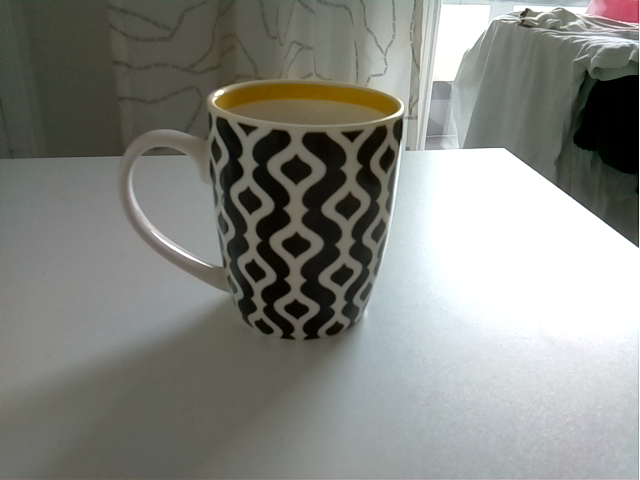
#> input picture training_cup/shot0001.png, 640 x 480 px, given in place of the camera
$ python main.py
#> lines starting #> are read from the running program, lines starting #| are printed output that depends on the picture; after the words box and inside, x2 and y2 are one past the last pixel; in counts of white or black regions, pixels touching at a corner belong together
import cv2
import numpy as np

frameWidth = 640
frameHeight = 480
cap = cv2.VideoCapture(0)
cap.set(3, frameWidth)
cap.set(4, frameHeight)


def empty(a):
    pass


cv2.namedWindow("Parameters")
cv2.resizeWindow("Parameters", 640, 240)
cv2.createTrackbar("Threshold1", "Parameters", 120, 255, empty)
cv2.createTrackbar("Threshold2", "Parameters", 70, 255, empty)
cv2.createTrackbar("Area", "Parameters", 2000, 5000, empty)


def getContours(img, imgContour):
    contours, hierarchy = cv2.findContours(img, cv2.RETR_EXTERNAL, cv2.CHAIN_APPROX_NONE)

    for cnt in contours:
        area = cv2.contourArea(cnt)
        if area > cv2.getTrackbarPos("Area", "Parameters"):
            cv2.drawContours(imgContour, cnt, -1, (255, 0, 255), 5)
            peri = cv2.arcLength(cnt, True)
            approx = cv2. approxPolyDP(cnt, 0.02 * peri, True)
            print(len(approx))
            x, y, w, h = cv2.boundingRect(approx)
            cv2.rectangle(imgContour, (x, y), (x + w, y + h), (0, 255, 0), 5)

            cv2.putText(imgContour, "Points: " + str(len(approx)), (x + w + 20, y + 20), cv2.FONT_HERSHEY_COMPLEX, .7, (0, 255, 0), 2)
            cv2.putText(imgContour, "Area: " + str(int(area)), (x + w + 20, y + 45), cv2.FONT_HERSHEY_COMPLEX, .7,
                        (0, 255, 0), 2)


while True:
    success, img = cap.read()
#> img is the input picture: shape (480, 640, 3); mean B, G, R 129.3, 135, 133.4
    imgContour = img.copy()

    # Filters
    imgBlur = cv2.GaussianBlur(img, (7, 7), 1)
    imgGray = cv2.cvtColor(imgBlur, cv2.COLOR_BGR2GRAY)
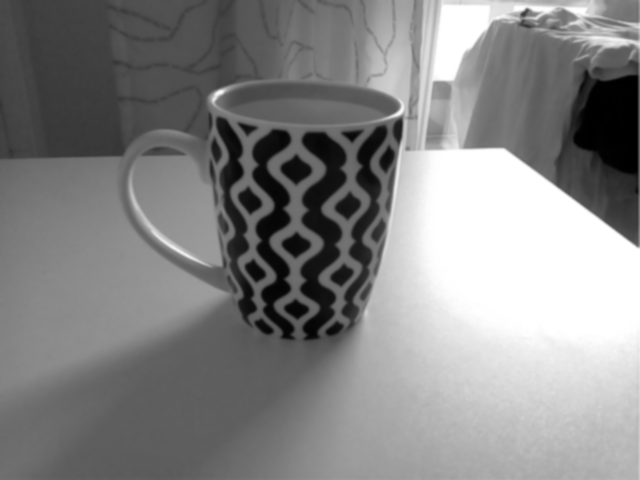
#> imgGray: shape (480, 640); min 0, max 255, mean 133.8
    # Contouring
    threshold1 = cv2.getTrackbarPos("Threshold1", "Parameters")
    threshold2 = cv2.getTrackbarPos("Threshold2", "Parameters")
    imgCanny = cv2.Canny(imgGray, threshold1, threshold2)
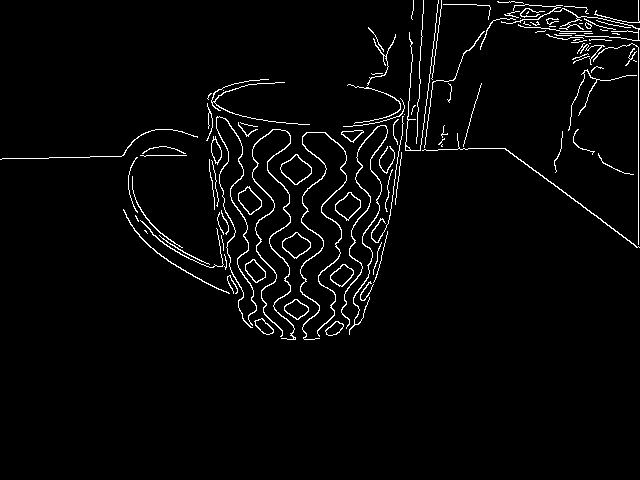
#> imgCanny: shape (480, 640); 3% white in thin lines or dots, all inside (x1, y1, x2, y2) = (0, 0, 640, 340)
    kernel = np.ones((5, 5))
    imgDil = cv2.dilate(imgCanny, kernel, iterations=1)
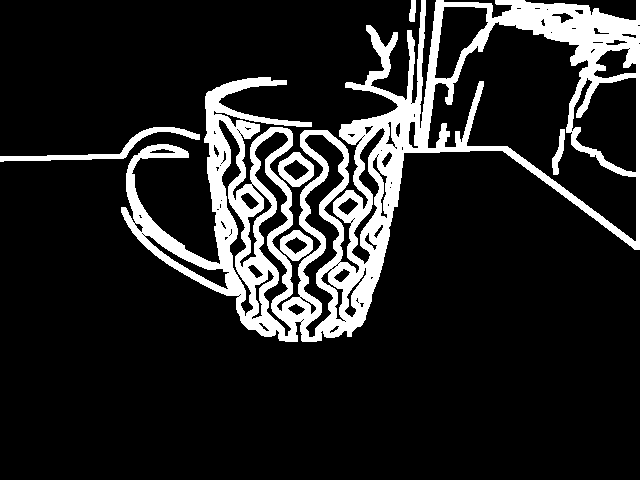
#> imgDil: shape (480, 640); 14.5% white; 6 white regions

    getContours(imgDil, imgContour)
#> in getContours, `contours, hierarchy = cv2.findContours(img, cv2.RETR_EXTERNAL, cv2.CHA..`: contours = 5 contours; box (x1, y1, x2, y2) and area: (121, 0, 640, 342) 75900, (0, 127, 200, 162) 967, (278, 152, 314, 187) 830, (280, 230, 313, 261) 686, (409, 0, 416, 22) 96
#> in getContours, `area = cv2.contourArea(cnt)`: area = 686.5

    cv2.imshow("Result", imgContour)
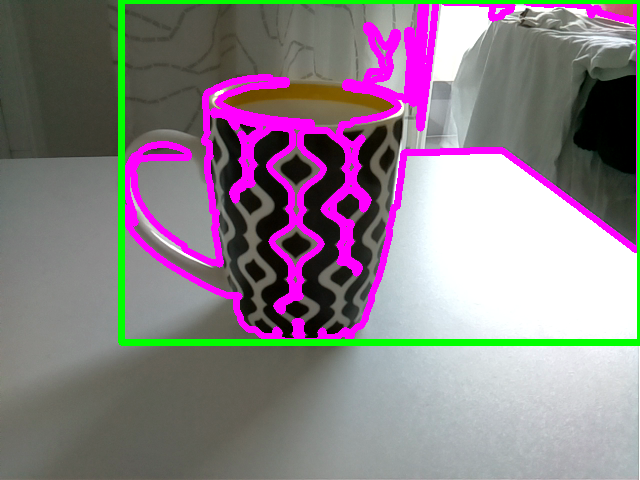
#> window 'Result': shape (480, 640, 3); mean B, G, R 135.4, 127.4, 138.4
    if cv2.waitKey(1) & 0xff == ord('q'):
#> (key q is pressed here)
        break

$ run again, on training_cup/shot0002.png
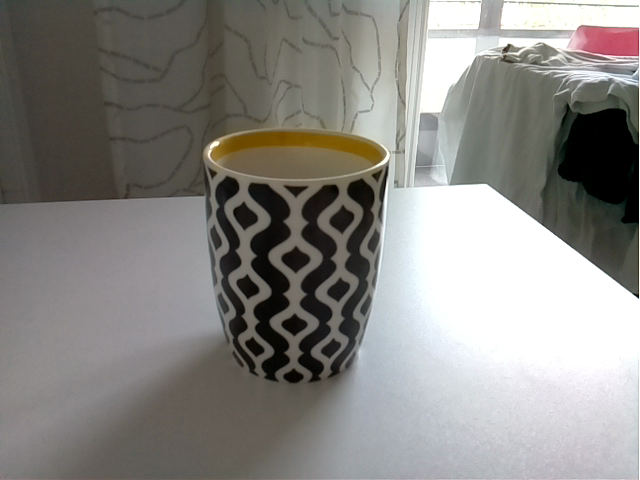
#> input picture training_cup/shot0002.png, 640 x 480 px, given in place of the camera
#> img is the input picture: shape (480, 640, 3); mean B, G, R 131.6, 135.4, 137
#> `imgCanny = cv2.Canny(imgGray, threshold1, threshold2)`:
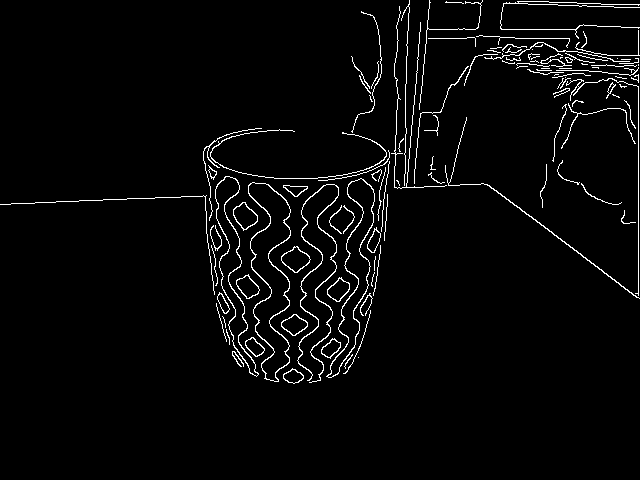
#> imgCanny: shape (480, 640); 3.1% white in thin lines or dots, all inside (x1, y1, x2, y2) = (0, 0, 640, 384)
#> imgDil: shape (480, 640); 15.1% white; 3 white regions
#> contours = 1 contour; box (x1, y1, x2, y2) and area: (0, 0, 640, 386) 85994
#> area = 85994
#> peri = 4057.4
#> approx = [[639, 2], [0, 206], [202, 198], [272, 383], [391, 165], [639, 300], [639, 25], [503, 26]]
#| 8
#> x = 0; y = 2; w = 640; h = 382
#> in getContours, `cv2.rectangle(imgContour, (x, y), (x + w, y + h), (0, 255, 0), 5)`:
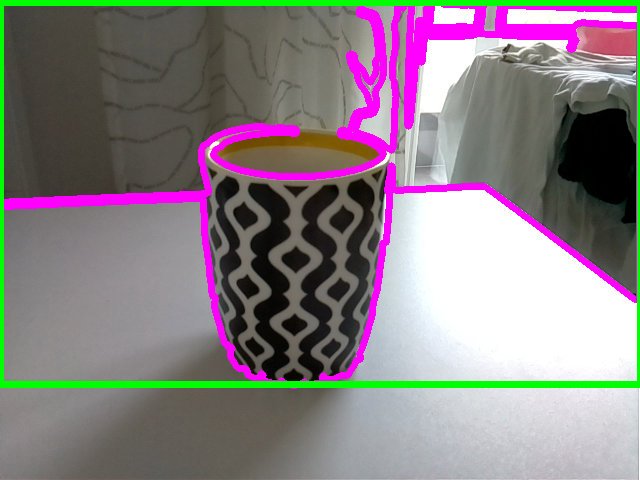
#> imgContour: shape (480, 640, 3); mean B, G, R 133, 128.3, 137.6

$ run again, on training_cup/shot0003.png
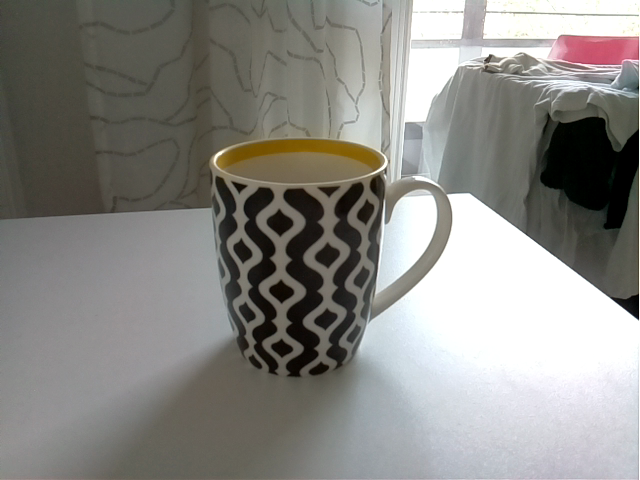
#> input picture training_cup/shot0003.png, 640 x 480 px, given in place of the camera
#> img is the input picture: shape (480, 640, 3); mean B, G, R 132.8, 136.9, 138.1
#> `imgCanny = cv2.Canny(imgGray, threshold1, threshold2)`:
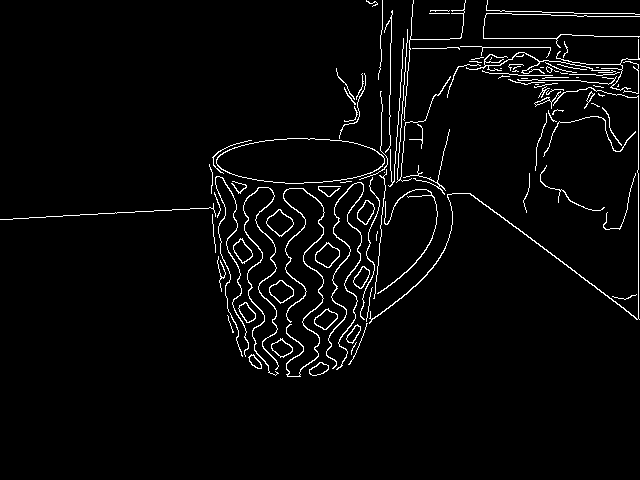
#> imgCanny: shape (480, 640); 3.3% white in thin lines or dots, all inside (x1, y1, x2, y2) = (0, 0, 640, 377)
#> imgDil: shape (480, 640); 15.7% white; 2 white regions
#> contours = 1 contour; box (x1, y1, x2, y2) and area: (0, 0, 640, 379) 97472
#> area = 97472
#> peri = 3895.6
#> approx = contour of 13 points, box (x1, y1, x2, y2) (0, 0, 640, 378), area 104879
#| 13
#> x = 0; w = 640; h = 378
#> in getContours, `cv2.rectangle(imgContour, (x, y), (x + w, y + h), (0, 255, 0), 5)`:
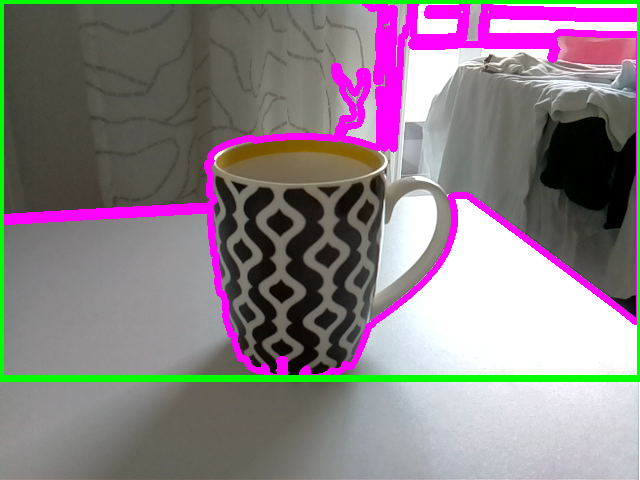
#> imgContour: shape (480, 640, 3); mean B, G, R 133.3, 128, 138.2
